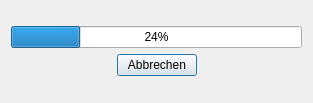
<?xml version="1.0" encoding="UTF-8"?>
<ui version="4.0">
 <class>Ladebalken</class>
 <widget class="QDialog" name="Ladebalken">
  <property name="geometry">
   <rect>
    <x>0</x>
    <y>0</y>
    <width>313</width>
    <height>103</height>
   </rect>
  </property>
  <property name="windowTitle">
   <string>Dialog</string>
  </property>
  <layout class="QGridLayout" name="gridLayout_2">
   <item row="0" column="0">
    <layout class="QGridLayout" name="gridLayout">
     <item row="0" column="0">
      <widget class="QProgressBar" name="progressBar">
       <property name="value">
        <number>24</number>
       </property>
      </widget>
     </item>
     <item row="1" column="0">
      <layout class="QHBoxLayout" name="horizontalLayout">
       <item>
        <spacer name="horizontalSpacer">
         <property name="orientation">
          <enum>Qt::Horizontal</enum>
         </property>
         <property name="sizeHint" stdset="0">
          <size>
           <width>40</width>
           <height>20</height>
          </size>
         </property>
        </spacer>
       </item>
       <item>
        <widget class="QPushButton" name="pb_Abbrechen">
         <property name="text">
          <string>Abbrechen</string>
         </property>
        </widget>
       </item>
       <item>
        <spacer name="horizontalSpacer_2">
         <property name="orientation">
          <enum>Qt::Horizontal</enum>
         </property>
         <property name="sizeHint" stdset="0">
          <size>
           <width>40</width>
           <height>20</height>
          </size>
         </property>
        </spacer>
       </item>
      </layout>
     </item>
    </layout>
   </item>
  </layout>
 </widget>
 <resources/>
 <connections/>
</ui>
